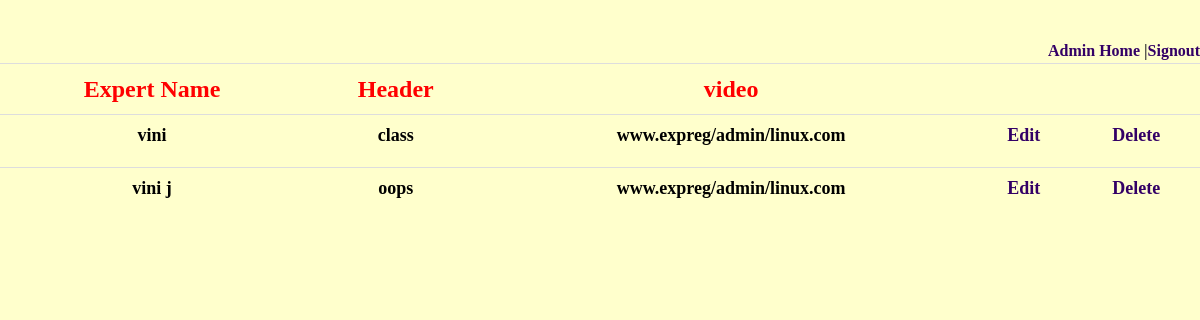
Page /admin/fetchinsrt.php on the committed database.
### tables this page shows
CREATE TABLE IF NOT EXISTS `econtent` (
  `topic_id` int(5) NOT NULL AUTO_INCREMENT,
  `sub_id` int(5) NOT NULL,
  `header` text NOT NULL,
  `text1` text NOT NULL,
  `image` varchar(200) NOT NULL,
  `other_info` varchar(200) NOT NULL,
  PRIMARY KEY (`topic_id`)
);

### admin/fetchinsrt.php (the view, shortened to what this page needs)
<?php
$query="SELECT * FROM econtent";
$rs=mysql_query($query);
?>
<html>
<head>
<link rel="stylesheet" type="text/css" href="bootstrap-3.3.2-dist/css/bootstrap.css" />
<link rel="stylesheet" type="text/css" href="bootstrap-3.3.2-dist/css/bootstrap.min.css" />
<link rel="stylesheet" type="text/css" href="bootstrap-3.3.2-dist/css/bootstrap-responsive.css" />
<link rel="stylesheet" type="text/css" href="bootstrap-3.3.2-dist/css/docs.css" />
<link rel="stylesheet" type="text/css" href="bootstrap-3.3.2-dist/css/font-awesome.css" />
<link rel="stylesheet" type="text/css" href="quiz.css"/>
</head>
<body>
<div align=\"center\" style='font-size:16px;'><strong style="float:right;"  style="margin-top:-60px;"><a href="adminlogin.php"> Admin Home </a>|<a href="signout.php">Signout</a></strong></div>
<form method="post">
  <table class="table">
    <tr>
      <th class="style2">Expert Name</th>
      <th class="style2">Header</th>
      <th class="style2">video</th>
      <th class="style2">&nbsp;</th>
      <th class="style2">&nbsp;</th>
    </tr>
    <?php
  while($row=mysql_fetch_array($rs)){
  ?>
    <tr align="center">
	  <td class="style4"><?php echo $row['image']; ?></td>
      <td class="style4"><?php echo $row['header']; ?></td>
      <td class="style4"><?php echo $row['text1']; ?></td>
      <td class="style4"><a href="edit.php?id=<?php echo $row['topic_id'];?>">Edit</td>
       <td class="style4"><a href="delete.php?id=<?php echo $row['topic_id'];?>" onClick="return confirm('Please Confirm Delete');">Delete</td>
      </tr>
    <?php } ?>
  </table>
</form>
</body>
</html>

### admin/quiz.css (style rules this page uses)
body { margin-left: 0px; margin-top: 0px; background:#FFC; font-family:"Times New Roman", Times, serif; }
.style2 { color:#FF0000; font-size:24px; font-weight: bold; text-align:center; }
.style4 { color: #000000; font-size:18px; font-weight: bold; }
a:link { color: #330066; text-decoration: none; }
* { margin:0px; padding:0px; }

### rows in the picture
econtent: image "vini", header "class", text1 "www.expreg/admin/linux.com"
econtent: image "vini j", header "oops", text1 "www.expreg/admin/linux.com"
